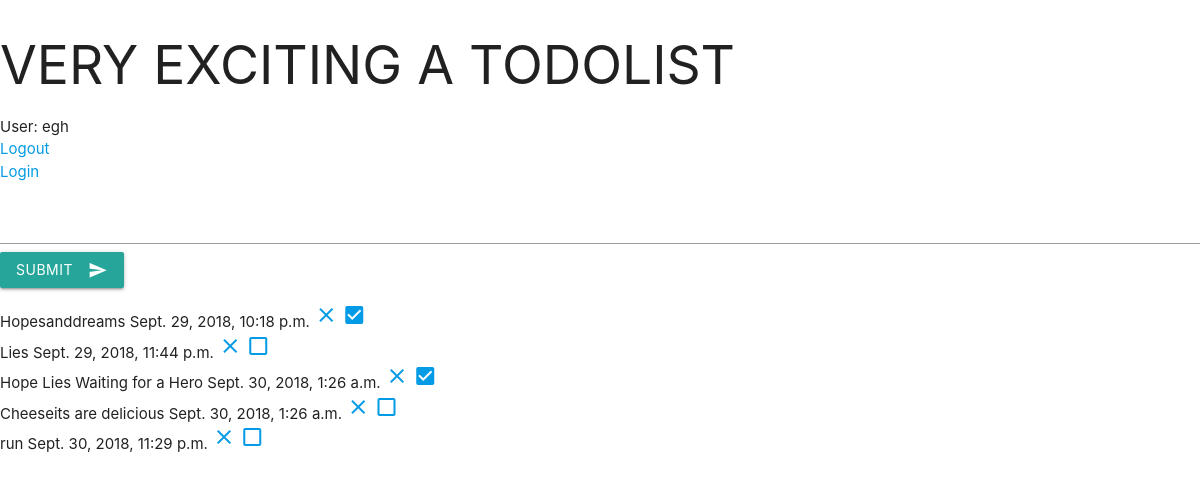
The app's page / (signed in), older data.
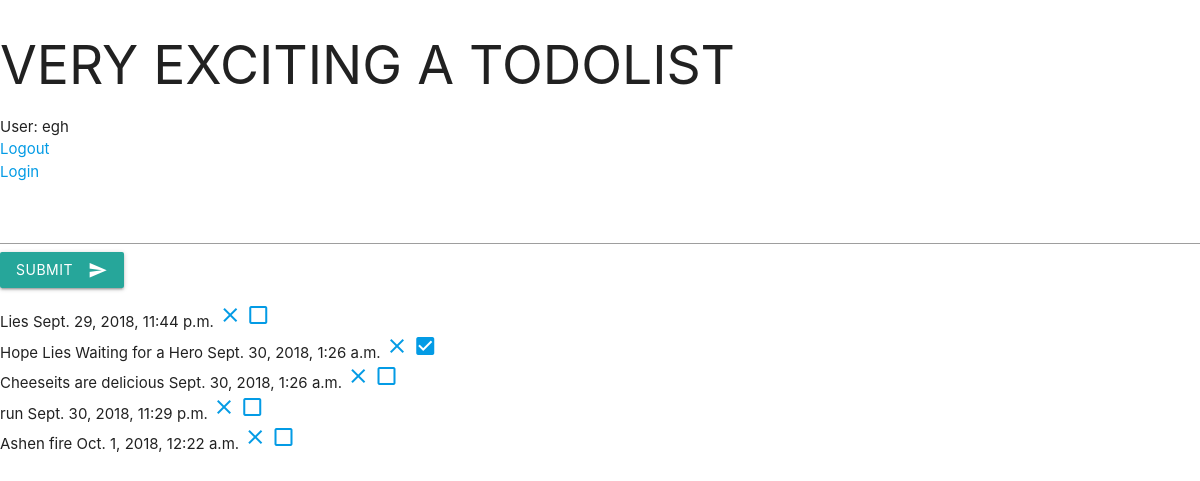
The same page, newer data.
### todoapp/models.py (models this page shows, shortened)
class Todo(models.Model):
	user = models.ForeignKey(User, on_delete=models.CASCADE)
	body = models.CharField(max_length=250, null=True, blank=True)
	finished = models.BooleanField(default=False)
	create_date = models.DateTimeField(default=datetime.now())

### todoapp/views.py (the view)
# urls.py: path('', views.index, name='index'),
def index(request):
	if request.user.is_authenticated:
		todo_list = Todo.objects.filter(user=request.user)
	else :
		todo_list = []
	context = {'todo':todo_list}
	return render(request,'todoapp/index.html', context)

### todoapp/templates/todoapp/index.html (shortened to what this page needs)
{% extends 'todoapp/base.html' %}
{% load static %}
{% block content%}
<h2>VERY EXCITING A TODOLIST</h2>
{%include "todoapp/loginnav.html" %}
{%include "todoapp/add_todo.html" %}
{%include "todoapp/todo_display.html" %}
{% endblock %}

### todoapp/templates/todoapp/todo_display.html (shortened to what this page needs)
{% extends 'todoapp/base.html' %}
{% load static %}
{% block content%}
<ul>
{% if user.is_authenticated %}
    {% for task in todo %}
        <li>{{ task.body }}
        {{task.create_date}}
         	<a href="{% url 'todoapp:delete_todo' pk=task.id %}">
         <i class="material-icons">close</i>
         	</a>
         	<a href="{% url 'todoapp:finished_task' pk=task.id %}">
         	{% if task.finished%}
                <i class="material-icons">check_box</i>
         	{% else %}
                <i class="material-icons">check_box_outline_blank</i>
         	{% endif %}
         	</a>
        </li>
{% endfor %}
{% endif %}
</ul>
{% endblock %}

Row changes from the older to the newer data that the page shows:
removed Todo: body "Hopesanddreams", create_date "Sept. 29, 2018, 10:18 p.m.", finished True (drawn)
added Todo: body "Ashen fire", create_date "Oct. 1, 2018, 12:22 a.m.", finished False (drawn)
